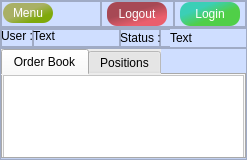
<?xml version="1.0" encoding="UTF-8"?>
<ui version="4.0">
 <class>MainWindow</class>
 <widget class="QMainWindow" name="MainWindow">
  <property name="geometry">
   <rect>
    <x>0</x>
    <y>0</y>
    <width>247</width>
    <height>160</height>
   </rect>
  </property>
  <property name="minimumSize">
   <size>
    <width>200</width>
    <height>150</height>
   </size>
  </property>
  <property name="maximumSize">
   <size>
    <width>247</width>
    <height>160</height>
   </size>
  </property>
  <property name="windowTitle">
   <string>MainWindow</string>
  </property>
  <property name="styleSheet">
   <string notr="true">background-color: rgb(207, 222, 255);</string>
  </property>
  <widget class="QWidget" name="centralwidget">
   <layout class="QVBoxLayout" name="verticalLayout">
    <property name="spacing">
     <number>0</number>
    </property>
    <property name="leftMargin">
     <number>0</number>
    </property>
    <property name="topMargin">
     <number>0</number>
    </property>
    <property name="rightMargin">
     <number>0</number>
    </property>
    <property name="bottomMargin">
     <number>0</number>
    </property>
    <item alignment="Qt::AlignTop">
     <widget class="QFrame" name="frame_2">
      <property name="frameShape">
       <enum>QFrame::StyledPanel</enum>
      </property>
      <property name="frameShadow">
       <enum>QFrame::Raised</enum>
      </property>
      <layout class="QHBoxLayout" name="horizontalLayout">
       <property name="spacing">
        <number>0</number>
       </property>
       <property name="leftMargin">
        <number>0</number>
       </property>
       <property name="topMargin">
        <number>0</number>
       </property>
       <property name="rightMargin">
        <number>0</number>
       </property>
       <property name="bottomMargin">
        <number>0</number>
       </property>
       <item>
        <widget class="QFrame" name="frame_4">
         <property name="minimumSize">
          <size>
           <width>100</width>
           <height>0</height>
          </size>
         </property>
         <property name="frameShape">
          <enum>QFrame::StyledPanel</enum>
         </property>
         <property name="frameShadow">
          <enum>QFrame::Raised</enum>
         </property>
         <widget class="QPushButton" name="btn_menu">
          <property name="geometry">
           <rect>
            <x>2</x>
            <y>2</y>
            <width>50</width>
            <height>20</height>
           </rect>
          </property>
          <property name="maximumSize">
           <size>
            <width>50</width>
            <height>20</height>
           </size>
          </property>
          <property name="styleSheet">
           <string notr="true">QPushButton {
    color: white;
    border-radius: 10px;
    border-style: outset;
    background: qlineargradient(spread:pad, x1:0, y1:0, x2:1, y2:1, stop:0.4375 rgba(169, 176, 100, 254), stop:0.744318 rgba(127, 169, 11, 255));
    padding: 5px;
    }

QPushButton:hover {
    background:qlineargradient(spread:pad, x1:0, y1:0, x2:1, y2:1, stop:0.272727 rgba(100, 111, 255, 254), stop:0.681818 rgba(205, 156, 131, 255));
    }

QPushButton:pressed {
    border-style: inset;
    background: qlineargradient(spread:pad, x1:0, y1:0, x2:1, y2:1, stop:0.369318 rgba(167, 119, 210, 254), stop:0.715909 rgba(205, 124, 155, 255));
    }</string>
          </property>
          <property name="text">
           <string>Menu</string>
          </property>
         </widget>
        </widget>
       </item>
       <item>
        <widget class="QFrame" name="frame_5">
         <property name="frameShape">
          <enum>QFrame::StyledPanel</enum>
         </property>
         <property name="frameShadow">
          <enum>QFrame::Raised</enum>
         </property>
         <layout class="QHBoxLayout" name="horizontalLayout_3">
          <property name="spacing">
           <number>0</number>
          </property>
          <property name="leftMargin">
           <number>0</number>
          </property>
          <property name="topMargin">
           <number>0</number>
          </property>
          <property name="rightMargin">
           <number>0</number>
          </property>
          <property name="bottomMargin">
           <number>0</number>
          </property>
          <item>
           <widget class="QPushButton" name="btn_logout">
            <property name="maximumSize">
             <size>
              <width>60</width>
              <height>16777215</height>
             </size>
            </property>
            <property name="styleSheet">
             <string notr="true">QPushButton {
    color: white;
    border-radius: 10px;
    border-style: outset;
    background: qlineargradient(spread:pad, x1:0, y1:0, x2:0.71, y2:1, stop:0.460227 rgba(147, 0, 0, 171), stop:0.852273 rgba(255, 0, 0, 147));
    padding: 5px;
    }

QPushButton:hover {
    background: qlineargradient(spread:pad, x1:1, y1:1, x2:0, y2:0, stop:0.426136 rgba(115, 27, 27, 237), stop:0.852273 rgba(178, 0, 75, 237));
    }

QPushButton:pressed {
    border-style: inset;
    background: qlineargradient(spread:pad, x1:1, y1:1, x2:0, y2:0, stop:0.414773 rgba(93, 45, 55, 219), stop:0.852273 rgba(206, 153, 255, 255));
    }</string>
            </property>
            <property name="text">
             <string>Logout</string>
            </property>
           </widget>
          </item>
         </layout>
        </widget>
       </item>
       <item>
        <widget class="QFrame" name="frame_6">
         <property name="frameShape">
          <enum>QFrame::StyledPanel</enum>
         </property>
         <property name="frameShadow">
          <enum>QFrame::Raised</enum>
         </property>
         <layout class="QHBoxLayout" name="horizontalLayout_5">
          <property name="spacing">
           <number>0</number>
          </property>
          <property name="leftMargin">
           <number>0</number>
          </property>
          <property name="topMargin">
           <number>0</number>
          </property>
          <property name="rightMargin">
           <number>0</number>
          </property>
          <property name="bottomMargin">
           <number>0</number>
          </property>
          <item>
           <widget class="QPushButton" name="btn_login">
            <property name="maximumSize">
             <size>
              <width>60</width>
              <height>16777215</height>
             </size>
            </property>
            <property name="styleSheet">
             <string notr="true">QPushButton {
    color: white;
    border-radius: 10px;
    border-style: outset;
    background:qlineargradient(spread:pad, x1:0, y1:0, x2:1, y2:1, stop:0.289773 rgba(58, 207, 182, 254), stop:0.602273 rgba(67, 205, 52, 230));
    padding: 5px;
    }

QPushButton:hover {
    background: qlineargradient(spread:pad, x1:0, y1:0, x2:1, y2:1, stop:0.380682 rgba(108, 142, 191, 254), stop:0.778409 rgba(0, 151, 158, 255));
    }

QPushButton:pressed {
    border-style: inset;
    background:  qlineargradient(spread:pad, x1:0, y1:0, x2:1, y2:1, stop:0.380682 rgba(123, 218, 202, 254), stop:0.778409 rgba(0, 158, 131, 255));
    }</string>
            </property>
            <property name="text">
             <string>Login</string>
            </property>
           </widget>
          </item>
         </layout>
        </widget>
       </item>
      </layout>
     </widget>
    </item>
    <item alignment="Qt::AlignTop">
     <widget class="QFrame" name="frame">
      <property name="enabled">
       <bool>true</bool>
      </property>
      <property name="minimumSize">
       <size>
        <width>0</width>
        <height>20</height>
       </size>
      </property>
      <property name="maximumSize">
       <size>
        <width>16777215</width>
        <height>16777215</height>
       </size>
      </property>
      <property name="frameShape">
       <enum>QFrame::StyledPanel</enum>
      </property>
      <property name="frameShadow">
       <enum>QFrame::Raised</enum>
      </property>
      <layout class="QHBoxLayout" name="horizontalLayout_4">
       <property name="spacing">
        <number>0</number>
       </property>
       <property name="leftMargin">
        <number>0</number>
       </property>
       <property name="topMargin">
        <number>0</number>
       </property>
       <property name="rightMargin">
        <number>0</number>
       </property>
       <property name="bottomMargin">
        <number>0</number>
       </property>
       <item>
        <widget class="QFrame" name="frame_10">
         <property name="maximumSize">
          <size>
           <width>32</width>
           <height>16777215</height>
          </size>
         </property>
         <property name="frameShape">
          <enum>QFrame::StyledPanel</enum>
         </property>
         <property name="frameShadow">
          <enum>QFrame::Raised</enum>
         </property>
         <widget class="QLabel" name="label">
          <property name="geometry">
           <rect>
            <x>0</x>
            <y>0</y>
            <width>32</width>
            <height>13</height>
           </rect>
          </property>
          <property name="styleSheet">
           <string notr="true">background:transparent;</string>
          </property>
          <property name="text">
           <string>User : </string>
          </property>
         </widget>
        </widget>
       </item>
       <item>
        <widget class="QFrame" name="frame_9">
         <property name="minimumSize">
          <size>
           <width>5</width>
           <height>0</height>
          </size>
         </property>
         <property name="frameShape">
          <enum>QFrame::StyledPanel</enum>
         </property>
         <property name="frameShadow">
          <enum>QFrame::Raised</enum>
         </property>
         <widget class="QLabel" name="username">
          <property name="geometry">
           <rect>
            <x>0</x>
            <y>-2</y>
            <width>80</width>
            <height>18</height>
           </rect>
          </property>
          <property name="minimumSize">
           <size>
            <width>80</width>
            <height>0</height>
           </size>
          </property>
          <property name="maximumSize">
           <size>
            <width>80</width>
            <height>16777215</height>
           </size>
          </property>
          <property name="styleSheet">
           <string notr="true">background:transparent;</string>
          </property>
          <property name="text">
           <string>Text</string>
          </property>
         </widget>
        </widget>
       </item>
       <item>
        <widget class="QFrame" name="frame_8">
         <property name="minimumSize">
          <size>
           <width>0</width>
           <height>0</height>
          </size>
         </property>
         <property name="maximumSize">
          <size>
           <width>40</width>
           <height>16777215</height>
          </size>
         </property>
         <property name="frameShape">
          <enum>QFrame::StyledPanel</enum>
         </property>
         <property name="frameShadow">
          <enum>QFrame::Raised</enum>
         </property>
         <widget class="QLabel" name="label_3">
          <property name="geometry">
           <rect>
            <x>0</x>
            <y>0</y>
            <width>40</width>
            <height>18</height>
           </rect>
          </property>
          <property name="minimumSize">
           <size>
            <width>40</width>
            <height>0</height>
           </size>
          </property>
          <property name="maximumSize">
           <size>
            <width>50</width>
            <height>16777215</height>
           </size>
          </property>
          <property name="styleSheet">
           <string notr="true">background:transparent;</string>
          </property>
          <property name="text">
           <string>Status :</string>
          </property>
         </widget>
        </widget>
       </item>
       <item alignment="Qt::AlignLeft|Qt::AlignTop">
        <widget class="QFrame" name="frame_7">
         <property name="minimumSize">
          <size>
           <width>50</width>
           <height>18</height>
          </size>
         </property>
         <property name="maximumSize">
          <size>
           <width>50</width>
           <height>16777215</height>
          </size>
         </property>
         <property name="frameShape">
          <enum>QFrame::StyledPanel</enum>
         </property>
         <property name="frameShadow">
          <enum>QFrame::Raised</enum>
         </property>
         <widget class="QLabel" name="login_stat">
          <property name="geometry">
           <rect>
            <x>10</x>
            <y>0</y>
            <width>70</width>
            <height>18</height>
           </rect>
          </property>
          <property name="minimumSize">
           <size>
            <width>0</width>
            <height>0</height>
           </size>
          </property>
          <property name="text">
           <string>Text</string>
          </property>
         </widget>
        </widget>
       </item>
      </layout>
     </widget>
    </item>
    <item>
     <widget class="QFrame" name="frame_3">
      <property name="frameShape">
       <enum>QFrame::StyledPanel</enum>
      </property>
      <property name="frameShadow">
       <enum>QFrame::Raised</enum>
      </property>
      <layout class="QHBoxLayout" name="horizontalLayout_6">
       <property name="spacing">
        <number>0</number>
       </property>
       <property name="leftMargin">
        <number>0</number>
       </property>
       <property name="topMargin">
        <number>0</number>
       </property>
       <property name="rightMargin">
        <number>0</number>
       </property>
       <property name="bottomMargin">
        <number>0</number>
       </property>
       <item>
        <widget class="QTabWidget" name="tabWidget">
         <property name="styleSheet">
          <string notr="true">background-color: rgb(236, 236, 236);</string>
         </property>
         <property name="currentIndex">
          <number>0</number>
         </property>
         <widget class="QWidget" name="tab">
          <property name="minimumSize">
           <size>
            <width>0</width>
            <height>0</height>
           </size>
          </property>
          <property name="maximumSize">
           <size>
            <width>16777215</width>
            <height>16777215</height>
           </size>
          </property>
          <attribute name="title">
           <string>Order Book</string>
          </attribute>
          <widget class="QTableView" name="table_ordbook">
           <property name="geometry">
            <rect>
             <x>0</x>
             <y>0</y>
             <width>241</width>
             <height>87</height>
            </rect>
           </property>
           <property name="font">
            <font>
             <family>Arial</family>
             <pointsize>7</pointsize>
            </font>
           </property>
           <property name="styleSheet">
            <string notr="true">background-color: rgb(255, 255, 255);</string>
           </property>
           <attribute name="horizontalHeaderDefaultSectionSize">
            <number>42</number>
           </attribute>
           <attribute name="horizontalHeaderMinimumSectionSize">
            <number>10</number>
           </attribute>
           <attribute name="verticalHeaderDefaultSectionSize">
            <number>18</number>
           </attribute>
           <attribute name="verticalHeaderMinimumSectionSize">
            <number>10</number>
           </attribute>
          </widget>
         </widget>
         <widget class="QWidget" name="tab_2">
          <attribute name="title">
           <string>Positions</string>
          </attribute>
          <widget class="QTableView" name="table_pos">
           <property name="geometry">
            <rect>
             <x>-1</x>
             <y>-1</y>
             <width>241</width>
             <height>87</height>
            </rect>
           </property>
           <property name="minimumSize">
            <size>
             <width>0</width>
             <height>0</height>
            </size>
           </property>
           <property name="styleSheet">
            <string notr="true">background-color: rgb(255, 255, 255);</string>
           </property>
          </widget>
         </widget>
        </widget>
       </item>
      </layout>
     </widget>
    </item>
   </layout>
  </widget>
 </widget>
 <resources/>
 <connections/>
</ui>
